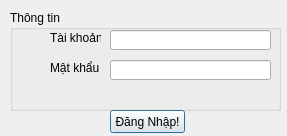
<?xml version="1.0" encoding="UTF-8"?>
<ui version="4.0">
 <class>signin</class>
 <widget class="QDialog" name="signin">
  <property name="geometry">
   <rect>
    <x>0</x>
    <y>0</y>
    <width>287</width>
    <height>136</height>
   </rect>
  </property>
  <property name="windowTitle">
   <string>Dialog</string>
  </property>
  <widget class="QPushButton" name="pushButton">
   <property name="geometry">
    <rect>
     <x>110</x>
     <y>110</y>
     <width>75</width>
     <height>23</height>
    </rect>
   </property>
   <property name="text">
    <string>Đăng Nhập!</string>
   </property>
  </widget>
  <widget class="QGroupBox" name="groupBox">
   <property name="geometry">
    <rect>
     <x>10</x>
     <y>10</y>
     <width>271</width>
     <height>101</height>
    </rect>
   </property>
   <property name="title">
    <string>Thông tin</string>
   </property>
   <widget class="QLabel" name="label">
    <property name="geometry">
     <rect>
      <x>40</x>
      <y>20</y>
      <width>51</width>
      <height>16</height>
     </rect>
    </property>
    <property name="text">
     <string>Tài khoản</string>
    </property>
   </widget>
   <widget class="QLabel" name="label_2">
    <property name="geometry">
     <rect>
      <x>40</x>
      <y>50</y>
      <width>51</width>
      <height>16</height>
     </rect>
    </property>
    <property name="text">
     <string>Mật khẩu</string>
    </property>
   </widget>
   <widget class="QLineEdit" name="lineEdit_accountname">
    <property name="geometry">
     <rect>
      <x>100</x>
      <y>20</y>
      <width>161</width>
      <height>20</height>
     </rect>
    </property>
   </widget>
   <widget class="QLineEdit" name="lineEdit_password">
    <property name="geometry">
     <rect>
      <x>100</x>
      <y>50</y>
      <width>161</width>
      <height>20</height>
     </rect>
    </property>
    <property name="echoMode">
     <enum>QLineEdit::Password</enum>
    </property>
   </widget>
  </widget>
 </widget>
 <resources/>
 <connections/>
</ui>
